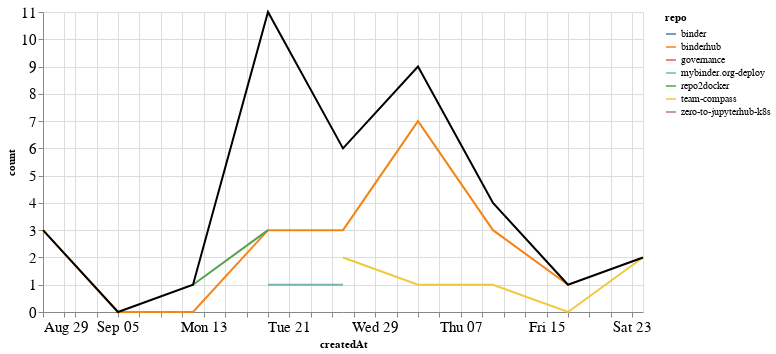

Source (notebook cell):
### Markdown cell above
### Comments

### Code cell
comments_time = comments.groupby('repo').resample('W', on='createdAt').count()['author'].reset_index()
comments_time = comments_time.rename(columns={'author': 'count'})
comments_time_total = comments_time.groupby('createdAt').agg({"count": "sum"}).reset_index()
ch1 = alt.Chart(comments_time, width=600).mark_line().encode(
    x='createdAt',
    y='count',
    color='repo',
    tooltip="repo"
)

ch2 = alt.Chart(comments_time_total, width=600).mark_line(color="black").encode(
    x='createdAt',
    y='count',
)

ch1 + ch2

### Figure 1 — Vega-Lite specification as saved in the notebook (floating-point values rounded to 4 significant figures)
{"config": {"axisLeft": {"labelFontSize": 15}, "axisBottom": {"labelFontSize": 15}}, "layer": [{"data": {"name": "data-e5da6607dbf6367b1c06a7e4b96fc901"}, "mark": "line", "encoding": {"color": {"type": "nominal", "field": "repo"}, "tooltip": {"type": "nominal", "field": "repo"}, "x": {"type": "temporal", "field": "createdAt"}, "y": {"type": "quantitative", "field": "count"}}, "width": 600}, {"data": {"name": "data-841dd89d9b5ffea01ef7fc8dfc4ed0c7"}, "mark": {"type": "line", "color": "black"}, "encoding": {"x": {"type": "temporal", "field": "createdAt"}, "y": {"type": "quantitative", "field": "count"}}, "width": 600}], "$schema": "https://vega.github.io/schema/vega-lite/v4.8.1.json", "datasets": {"data-e5da6607dbf6367b1c06a7e4b96fc901": [{"repo": "binder", "createdAt": "2021-09-19T00:00:00", "count": 3}, {"repo": "binderhub", "createdAt": "2021-08-29T00:00:00", "count": 3}, {"repo": "binderhub", "createdAt": "2021-09-05T00:00:00", "count": 0}, {"repo": "binderhub", "createdAt": "2021-09-12T00:00:00", "count": 0}, {"repo": "binderhub", "createdAt": "2021-09-19T00:00:00", "count": 3}, {"repo": "binderhub", "createdAt": "2021-09-26T00:00:00", "count": 3}, {"repo": "binderhub", "createdAt": "2021-10-03T00:00:00", "count": 7}, {"repo": "binderhub", "createdAt": "2021-10-10T00:00:00", "count": 3}, {"repo": "binderhub", "createdAt": "2021-10-17T00:00:00", "count": 1}, {"repo": "governance", "createdAt": "2021-09-19T00:00:00", "count": 1}, {"repo": "mybinder.org-deploy", "createdAt": "2021-09-19T00:00:00", "count": 1}, {"repo": "mybinder.org-deploy", "createdAt": "2021-09-26T00:00:00", "count": 1}, {"repo": "repo2docker", "createdAt": "2021-09-12T00:00:00", "count": 1}, {"repo": "repo2docker", "createdAt": "2021-09-19T00:00:00", "count": 3}, {"repo": "team-compass", "createdAt": "2021-09-26T00:00:00", "count": 2}, {"repo": "team-compass", "createdAt": "2021-10-03T00:00:00", "count": 1}, {"repo": "team-compass", "createdAt": "2021-10-10T00:00:00", "count": 1}, {"repo": "team-compass", "createdAt": "2021-10-17T00:00:00", "count": 0}, {"repo": "team-compass", "createdAt": "2021-10-24T00:00:00", "count": 2}, {"repo": "zero-to-jupyterhub-k8s", "createdAt": "2021-10-03T00:00:00", "count": 1}], "data-841dd89d9b5ffea01ef7fc8dfc4ed0c7": [{"createdAt": "2021-08-29T00:00:00", "count": 3}, {"createdAt": "2021-09-05T00:00:00", "count": 0}, {"createdAt": "2021-09-12T00:00:00", "count": 1}, {"createdAt": "2021-09-19T00:00:00", "count": 11}, {"createdAt": "2021-09-26T00:00:00", "count": 6}, {"createdAt": "2021-10-03T00:00:00", "count": 9}, {"createdAt": "2021-10-10T00:00:00", "count": 4}, {"createdAt": "2021-10-17T00:00:00", "count": 1}, {"createdAt": "2021-10-24T00:00:00", "count": 2}]}}
